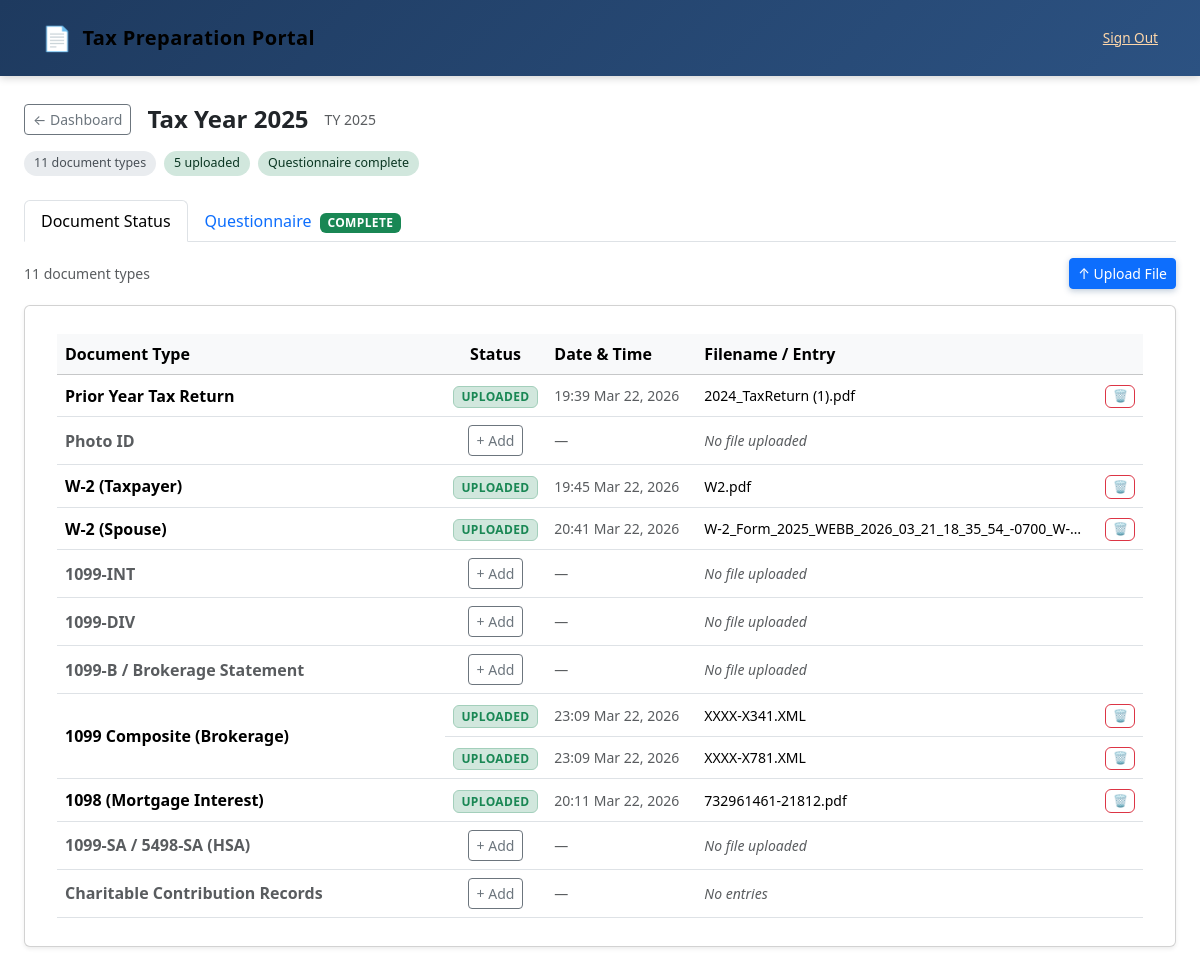
Page /year/2025 (signed in) on the committed database.
### tables this page shows
CREATE TABLE uploads (
    id INTEGER PRIMARY KEY AUTOINCREMENT,
    user_id INTEGER NOT NULL,
    tax_year INTEGER NOT NULL,
    category TEXT NOT NULL,
    filename TEXT NOT NULL,
    original_name TEXT NOT NULL,
    uploaded_at TEXT NOT NULL DEFAULT (datetime('now')),
    FOREIGN KEY (user_id) REFERENCES users(id)
);

### portal/views.py (the view, shortened to what this page needs)
@portal_bp.route("/year/<int:year>")
@login_required
def year_detail(year: int):
    if year not in TAX_YEARS:
        flash("Invalid tax year.", "error")
        return redirect(url_for("portal.dashboard"))
    user_id = session["user_id"]
    qr = get_questionnaire(_db_path(), user_id, year)
    uploads = get_uploads(_db_path(), user_id, year)
    answers = qr["answers"] if qr else {}
    filing_status = session.get("filing_status", "single")
    expected_docs = get_required_documents(answers, filing_status)
    parsed_docs = []
    preparer_db = _preparer_db_path()
    if preparer_db:
        try:
            from preparer.database import get_parsed_documents
            parsed_docs = get_parsed_documents(preparer_db, user_id, year)
        except Exception:
            pass
    doc_status = _build_doc_status(expected_docs, uploads, parsed_docs)
    status = _year_status(user_id, year)
    questionnaire_sections = get_section_for_filing_status(QUESTIONNAIRE_SECTIONS, filing_status)
    manual_entries = []
    if preparer_db:
        try:
            from preparer.database import get_manual_entries
            manual_entries = get_manual_entries(preparer_db, user_id, year)
        except Exception:
            pass
    charitable_entries = [
        e for e in manual_entries
        if e["category"] in ("charitable_cash", "charitable_noncash")
    ]
    has_charitable_in_status = any(d["category"] == "Charitable_Records" for d in doc_status)
    return render_template(
        "portal/checklist.html",
        year=year,
        doc_status=doc_status,
        status=status,
        questionnaire=qr,
        questionnaire_sections=questionnaire_sections,
        questionnaire_complete=bool(qr and qr.get("completed")),
        answers=answers,
        manual_entries=manual_entries,
        charitable_entries=charitable_entries,
    )

### portal/database.py (called while the page is built)
def get_db(db_path: str) -> sqlite3.Connection:
    conn = sqlite3.connect(db_path)
    conn.row_factory = sqlite3.Row
    conn.execute("PRAGMA foreign_keys = ON")
    return conn

def get_questionnaire(db_path: str, user_id: int, tax_year: int) -> dict | None:
    conn = get_db(db_path)
    try:
        row = conn.execute(
            """SELECT * FROM questionnaire_responses
               WHERE user_id = ? AND tax_year = ?""",
            (user_id, tax_year)
        ).fetchone()
        if row:
            result = dict(row)
            result["answers"] = json.loads(result["answers"])
            return result
        return None
    finally:
        conn.close()

def get_uploads(db_path: str, user_id: int, tax_year: int) -> list[dict]:
    conn = get_db(db_path)
    try:
        rows = conn.execute(
            """SELECT * FROM uploads WHERE user_id = ? AND tax_year = ?
               ORDER BY category, uploaded_at""",
            (user_id, tax_year)
        ).fetchall()
        return [dict(r) for r in rows]
    finally:
        conn.close()

### portal/questionnaire.py (called while the page is built)
def get_section_for_filing_status(sections: list[dict], filing_status: str) -> list[dict]:
    is_married = filing_status in ("mfj", "mfs", "married_filing_jointly", "married_filing_separately")
    result = []
    for section in sections:
        if section.get("spouse_only") and not is_married:
            continue
        result.append(section)
    return result

### portal/views.py (called while the page is built)
def login_required(f):
    @wraps(f)
    def decorated(*args, **kwargs):
        if "user_id" not in session:
            flash("Please log in to access the portal.", "error")
            return redirect(url_for("auth.login"))
        return f(*args, **kwargs)
    return decorated

def _db_path() -> str:
    return current_app.config["DB_PATH"]

def _preparer_db_path() -> str:
    return current_app.config.get("PREPARER_DB_PATH", "")

### preparer/database.py (called while the page is built)
def _get_db(db_path: str) -> sqlite3.Connection:
    conn = sqlite3.connect(db_path)
    conn.row_factory = sqlite3.Row
    return conn

def get_manual_entries(db_path: str, user_id: int, tax_year: int) -> list[dict]:
    conn = _get_db(db_path)
    try:
        rows = conn.execute(
            "SELECT * FROM manual_entries WHERE user_id=? AND tax_year=? ORDER BY category, name",
            (user_id, tax_year),
        ).fetchall()
        return [dict(r) for r in rows]
    finally:
        conn.close()

### portal/templates/portal/checklist.html (shortened to what this page needs)
{% extends "base.html" %}
{% block head %}
<link rel="stylesheet" href="https://cdn.jsdelivr.net/npm/bootstrap@5.3.3/dist/css/bootstrap.min.css">
{% endblock %}
{% block content %}
<div style="padding:28px 24px 60px">
  <div class="d-flex align-items-center gap-3 mb-3 flex-wrap">
    <a href="{{ url_for('portal.dashboard') }}" class="btn btn-sm btn-outline-secondary">&larr; Dashboard</a>
    <h4 class="mb-0 fw-bold">Tax Year {{ year }}</h4>
    <span class="text-muted small">TY {{ year }}</span>
  </div>
  <div class="d-flex gap-2 mb-4 flex-wrap">
    <span class="chip chip-neutral">{{ doc_status | length }} document type{{ 's' if doc_status | length != 1 }}</span>
    {% set uploaded_count = doc_status | selectattr('uploaded') | list | length %}
    <span class="chip chip-success">{{ uploaded_count }} uploaded</span>
    {% if questionnaire %}
      {% if questionnaire.completed %}
        <span class="chip chip-success">Questionnaire complete</span>
      {% else %}
        <span class="chip chip-warning">Questionnaire in progress</span>
      {% endif %}
    {% else %}
      <span class="chip chip-neutral">Questionnaire not started</span>
    {% endif %}
  </div>
  <ul class="nav nav-tabs mb-3" id="portalTabs" role="tablist">
    <li class="nav-item">
      <button class="nav-link active" data-bs-toggle="tab" data-bs-target="#tab-docs">Document Status</button>
    </li>
    <li class="nav-item">
      <button class="nav-link" data-bs-toggle="tab" data-bs-target="#tab-questionnaire">
        Questionnaire
        {% if questionnaire and questionnaire.completed %}
          <span class="badge bg-success ms-1">Complete</span>
        {% elif questionnaire %}
          <span class="badge bg-warning text-dark ms-1">In Progress</span>
        {% else %}
          <span class="badge bg-secondary ms-1">Not Started</span>
        {% endif %}
      </button>
    </li>
  </ul>
  <div class="tab-content" id="portalTabContent">
    <div class="tab-pane fade show active" id="tab-docs">
      {% if not doc_status %}
        <div class="alert alert-info">No documents expected yet. Complete the questionnaire first.</div>
      {% else %}
      <div class="d-flex align-items-center justify-content-between mb-3">
        <span class="text-muted small">{{ doc_status | length }} document type{{ 's' if doc_status | length != 1 }}</span>
        <button type="button" class="btn btn-primary btn-sm" data-bs-toggle="modal" data-bs-target="#uploadModal">
          &#8593; Upload File
        </button>
      </div>
      <div class="card shadow-sm">
        <div class="table-responsive">
          <table class="table align-middle mb-0">
            <thead class="table-light">
              <tr>
                <th style="min-width:200px">Document Type</th>
                <th class="text-center" style="width:90px">Status</th>
                <th style="width:150px">Date &amp; Time</th>
                <th>Filename / Entry</th>
                <th style="width:50px"></th>
              </tr>
            </thead>
            <tbody>
              {% for doc in doc_status %}
              {% if doc.uploads %}
                {% for upload in doc.uploads %}
                <tr>
                  {% if loop.first %}
                  <td rowspan="{{ doc.uploads | length }}" class="fw-semibold align-middle">
                    {{ doc.label }}
                  </td>
                  {% endif %}
                  <td class="text-center">
                    <span class="badge bg-success-subtle text-success border border-success-subtle">Uploaded</span>
                  </td>
                  <td class="small text-nowrap text-muted">{{ upload.uploaded_at | fmt_datetime }}</td>
                  <td class="small text-truncate" style="max-width:280px" title="{{ upload.original_name }}">
                    {{ upload.original_name }}
                  </td>
                  <td class="text-end">
                    {% if upload.upload_id %}
                    <form method="post"
                          action="{{ url_for('portal.delete_upload_file', year=year, upload_id=upload.upload_id) }}"
                          style="display:inline"
                          onsubmit="return confirm('Delete {{ upload.original_name }}?')">
                      <button type="submit" class="btn btn-xs btn-outline-danger" title="Delete">&#128465;</button>
                    </form>
                    {% endif %}
                  </td>
                </tr>
                {% endfor %}
              {% else %}
                {% if doc.category == 'Charitable_Records' %}
                <tr>
                  <td class="fw-semibold {% if not charitable_entries %}text-muted{% endif %}"
                      {% if charitable_entries %}rowspan="{{ charitable_entries | length + 1 }}"{% endif %}>
                    {{ doc.label }}
                  </td>
                  <td class="text-center">
                    <button type="button"
                            class="btn btn-sm btn-outline-secondary"
                            data-bs-toggle="modal"
                            data-bs-target="#charitableModal">
                      + Add
                    </button>
                  </td>
                  <td class="text-muted small">—</td>
                  {% if charitable_entries %}
                  <td class="text-muted small fst-italic"></td>
                  {% else %}
                  <td class="text-muted small fst-italic">No entries</td>
                  {% endif %}
                  <td></td>
                </tr>
                {% else %}
                <tr>
                  <td class="fw-semibold text-muted">{{ doc.label }}</td>
                  <td class="text-center">
                    <button type="button"
                            class="btn btn-sm btn-outline-secondary"
                            data-bs-toggle="modal"
                            data-bs-target="#uploadModal"
                            data-category="{{ doc.category }}"
                            data-label="{{ doc.label }}">
                      + Add
                    </button>
                  </td>
                  <td class="text-muted small">—</td>
                  <td class="text-muted small fst-italic">No file uploaded</td>
                  <td></td>
                </tr>
                {% endif %}
              {% endif %}
              {% endfor %}
            </tbody>
          </table>
        </div>
      </div>
      {% endif %}
    </div>
  </div>
</div>
{% endblock %}

### portal/static/style.css (style rules this page uses)
*, *::before, *::after { box-sizing: border-box; margin: 0; padding: 0; }
html { font-size: 16px; scroll-behavior: smooth; }
body { font-family: system-ui, -apple-system, BlinkMacSystemFont, "Segoe UI", Roboto, sans-serif; background-color: #f0f4f8; color: #2d3748; line-height: 1.6; min-height: 100vh; }
a { color: #2c5282; text-decoration: none; }
.card { background: #fff; border-radius: 8px; box-shadow: 0 1px 4px rgba(0, 0, 0, 0.08), 0 4px 16px rgba(0, 0, 0, 0.06); padding: 28px 32px; margin-bottom: 24px; }
.badge { display: inline-block; padding: 3px 10px; border-radius: 99px; font-size: 0.75rem; font-weight: 600; letter-spacing: 0.03em; text-transform: uppercase; }
.btn { display: inline-flex; align-items: center; gap: 6px; padding: 9px 20px; border: none; border-radius: 6px; font-size: 0.9rem; font-weight: 600; cursor: pointer; text-decoration: none; transition: background 0.15s ease, transform 0.1s ease, box-shadow 0.15s ease; line-height: 1.4; }
.btn-primary { background: #2c5282; color: #fff; box-shadow: 0 2px 6px rgba(44, 82, 130, 0.3); }
.btn-sm { padding: 5px 12px; font-size: 0.8rem; }
.text-center { text-align: center; }
.text-muted { color: #718096; }
.text-success { color: #27ae60; }
.fw-bold { font-weight: 700; }
.mb-3 { margin-bottom: 24px; }

### portal/templates/portal/checklist.html (style rules this page uses)
.chip { display:inline-flex; align-items:center; padding:3px 10px; border-radius:999px; font-size:.78rem; font-weight:500; }
.chip-neutral { background:#e9ecef; color:#495057; }
.chip-success { background:#d1e7dd; color:#0a3622; }
.btn-xs { padding:.15rem .4rem; font-size:.75rem; line-height:1.4; }

### rows in the picture
uploads: label "Prior Year Tax Return", uploaded_at|fmt_datetime "19:39 Mar 22, 2026", original_name "2024_TaxReturn (1).pdf"
uploads: label "W-2 (Taxpayer)", uploaded_at|fmt_datetime "19:45 Mar 22, 2026", original_name "W2.pdf"
uploads: label "W-2 (Spouse)", uploaded_at|fmt_datetime "20:41 Mar 22, 2026", original_name "W-2_Form_2025_WEBB_2026_03_21_18_35_54_-0700_W-…"
uploads: label "1099 Composite (Brokerage)", uploaded_at|fmt_datetime "23:09 Mar 22, 2026", original_name "XXXX-X341.XML"
uploads: uploaded_at|fmt_datetime "23:09 Mar 22, 2026", original_name "XXXX-X781.XML"
uploads: label "1098 (Mortgage Interest)", uploaded_at|fmt_datetime "20:11 Mar 22, 2026", original_name "732961461-21812.pdf"

### other values in the picture
{{ year }} "2025"
{{ doc_status | length }} "11"
{{ 's' if doc_status | length != 1 }} "s"
{{ uploaded_count }} "5"
{{ doc.label }} "Photo ID" "1099-INT" "1099-DIV" "1099-B / Brokerage Statement" "1099-SA / 5498-SA (HSA)"
{{ doc.label }} "Charitable Contribution Records"
